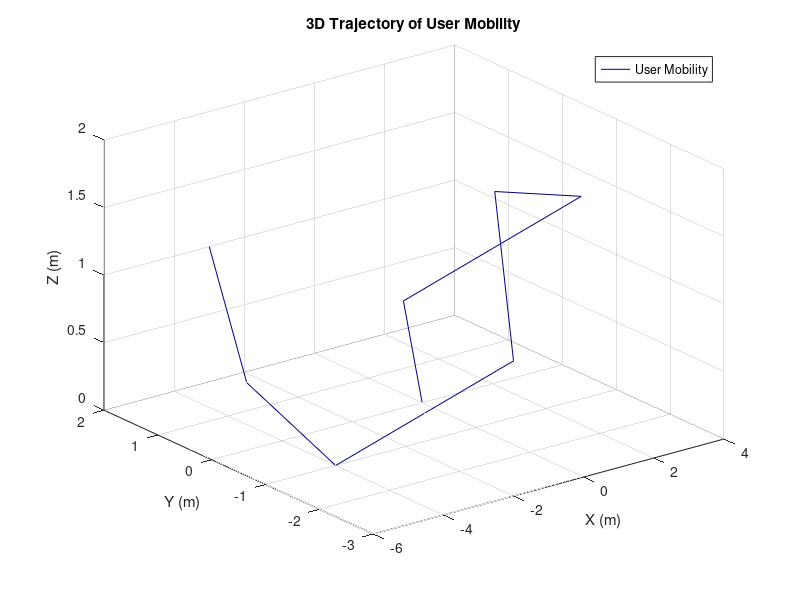
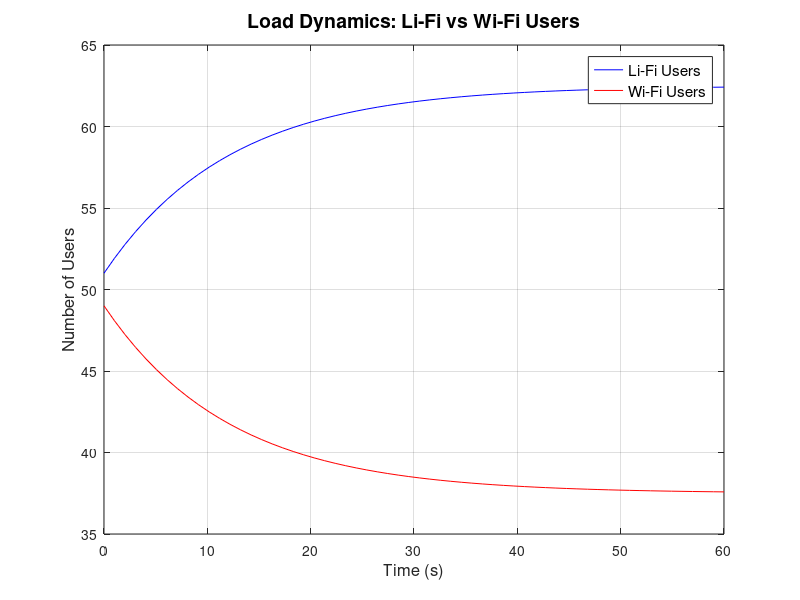
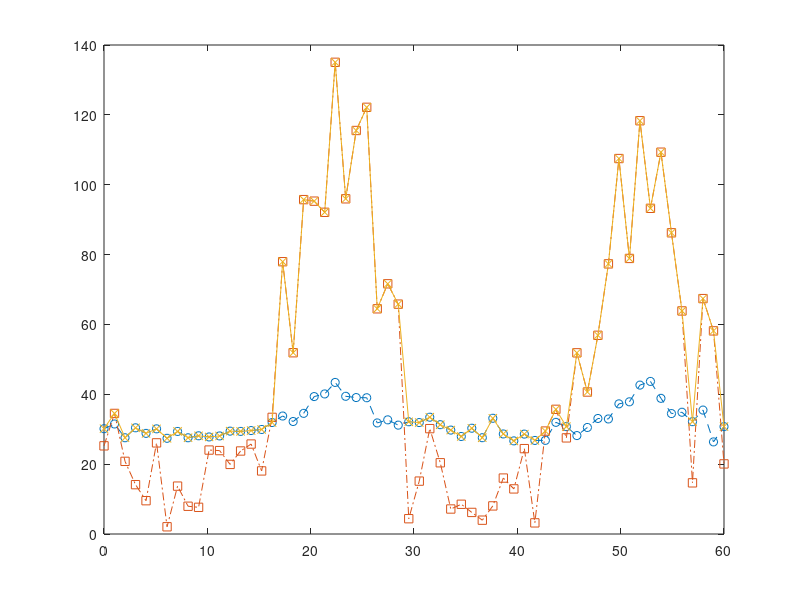

The MATLAB source for these figures, in order: (Note: this script raises an error after producing the figures.)
%% Hybrid LiFi vs WiFi Model in MATLAB
% Save this script as HybridLiFiWiFiModel.m and run it in MATLAB.

%% PART 1: Mobility Model (3D Trajectory)
% Define 10 waypoints
waypoints = [0 0 0;
             1 1 0.5;
             2 0 1;
             3 -1 1.5;
             -1 -2 2;
             -2 -3 1;
             -3 -2 0.5;
             -4 -1 0;
             -5 0 0.5;
             -3 2 1];
         
% Extract coordinates
x_positions = waypoints(:,1);
y_positions = waypoints(:,2);
z_positions = waypoints(:,3);

figure;
% Use RGB triplet for navy: [0 0 0.5]
plot3(x_positions, y_positions, z_positions, 'Color', [0 0 0.5]);
xlabel('X (m)');
ylabel('Y (m)');
zlabel('Z (m)');
title('3D Trajectory of User Mobility');
grid on;
legend('User Mobility');

%% PART 2: Markovian Load Dynamics
% Initialize parameters
lambda_rate = 0.05;
mu_rate = 0.03;
users_lifi = 50;
users_wifi = 50;
T = 60; % simulation time in seconds
timeVals = linspace(0, T, 60);
lifi_users = zeros(1, length(timeVals));
wifi_users = zeros(1, length(timeVals));

for i = 1:length(timeVals)
    dU_LiFi = lambda_rate * users_wifi - mu_rate * users_lifi;
    dU_WiFi = mu_rate * users_lifi - lambda_rate * users_wifi;
    users_lifi = users_lifi + dU_LiFi;
    users_wifi = users_wifi + dU_WiFi;
    lifi_users(i) = users_lifi;
    wifi_users(i) = users_wifi;
end

figure;
plot(timeVals, lifi_users, 'Color', [0 0 1]); % blue as [0,0,1]
hold on;
plot(timeVals, wifi_users, 'Color', [1 0 0]); % red as [1,0,0]
xlabel('Time (s)', 'FontSize', 12);
ylabel('Number of Users', 'FontSize', 12);
title('Load Dynamics: Li-Fi vs Wi-Fi Users', 'FontSize', 14);
legend('Li-Fi Users','Wi-Fi Users', 'FontSize', 11);
grid on;
hold off;

%% PART 3: Throughput Models & Adaptive Hybrid Throughput
% --- Wi-Fi Throughput Model (Realistic) ---
function throughput = wifi_throughput_model(t_vals, Pt, d0, n, shadow_std, noise_floor)
    % d(t)
    d = 3 + 2*sin(2*pi*t_vals/30);
    % Path loss in dB
    path_loss_db = 10 * n * log10(d/d0);
    % Shadowing (Gaussian)
    shadowing_db = shadow_std * randn(size(t_vals));
    total_loss_db = path_loss_db + shadowing_db;
    % Convert to linear scale
    total_loss_lin = 10.^(-total_loss_db/10);
    % Rayleigh fading (if no Statistics Toolbox, use abs(randn))
    fading = raylrnd(1, size(t_vals));
    SINR = (Pt * total_loss_lin .* fading) ./ (noise_floor + 1e-9);
    bandwidth = 20; % MHz
    throughput = bandwidth * log2(1 + SINR) + randn(size(t_vals));
end

% --- Li-Fi Throughput Model (Realistic) ---
function throughput = lifi_throughput_model(t_vals, K, ambient_noise)
    d = 3 + 2*sin(2*pi*t_vals/30);
    H = K ./ (d.^2);
    baseline = 30;   % Mbps
    amplitude = 20;  % scaling factor
    throughput = baseline + amplitude * H - ambient_noise + 2*randn(size(t_vals));
end

% --- Adaptive Hybrid Throughput Model with Hysteresis ---
function hybrid = adaptive_hybrid_throughput_model(lifi_vals, wifi_vals, margin)
    hybrid = zeros(size(lifi_vals));
    current_state = 'WiFi';
    for i = 1:length(lifi_vals)
        if strcmp(current_state, 'WiFi') && (lifi_vals(i) > wifi_vals(i) + margin)
            current_state = 'LiFi';
        elseif strcmp(current_state, 'LiFi') && (wifi_vals(i) > lifi_vals(i) + margin)
            current_state = 'WiFi';
        end
        if strcmp(current_state, 'LiFi')
            hybrid(i) = lifi_vals(i);
        else
            hybrid(i) = wifi_vals(i);
        end
    end
end

% Generate throughput data for t = 0 to 60 s
t_sim = linspace(0, 60, 60);
Pt = 50; d0 = 1.0; n = 3.0; shadow_std = 2.0; noise_floor = 1;
K = 0.7; ambient_noise = 1;
liFi_throughput_vals = lifi_throughput_model(t_sim, K, ambient_noise);
wifi_throughput_vals = wifi_throughput_model(t_sim, Pt, d0, n, shadow_std, noise_floor);
hybrid_throughput_vals = adaptive_hybrid_throughput_model(liFi_throughput_vals, wifi_throughput_vals, 2);

figure;
plot(t_sim, liFi_throughput_vals, '--o', 'DisplayName', 'Li-Fi Throughput');
hold on;
plot(t_sim, wifi_throughput_vals, '-.s', 'DisplayName', 'Wi-Fi Throughput');
plot(t_sim, hybrid_throughput_vals, '-x', 'DisplayName', 'Hybrid Throughput');
yline(30, 'k:', 'DisplayName', 'Nominal Baseline (30 Mbps)');
xlabel('Time (s)');
ylabel('Throughput (Mbps)');
title('Instantaneous Throughput: Li-Fi vs Wi-Fi vs Hybrid');
legend('show');
grid on;
hold off;

%% PART 6: LED Energy Efficiency Model (ODE Simulation)
T_sim_LED = 60; dt_LED = 0.1; 
N_steps_LED = T_sim_LED / dt_LED;  
eta = 0.8; I0 = 0.5; M0 = 0.2; dI_dt = 0.005; dM_dt = 0.002;
B = 20; N0_val = 1e-9; G = 10;
P_circuit = 5; P_receiver = 2;
C_th = 10; T_a = 300; R_th = 5;
I_val = I0; M_val = M0;
P_LED_val = eta * I_val + M_val * I_val^2;
SNR_val = G * P_LED_val / (N0_val * B);
R_led_val = B * log2(1 + SNR_val);
P_total_val = P_LED_val + P_circuit + P_receiver;
EE_val = R_led_val / P_total_val;
T_j = 310;

time_arr_LED = linspace(0, T_sim_LED, N_steps_LED);
I_arr = zeros(1, N_steps_LED);
M_arr = zeros(1, N_steps_LED);
P_LED_arr = zeros(1, N_steps_LED);
R_arr = zeros(1, N_steps_LED);
EE_arr = zeros(1, N_steps_LED);
Tj_arr = zeros(1, N_steps_LED);
P_total_arr = zeros(1, N_steps_LED);
dP_LED_dt_arr = zeros(1, N_steps_LED);
dR_dt_arr = zeros(1, N_steps_LED);
dEE_dt_arr = zeros(1, N_steps_LED);
dTj_dt_arr = zeros(1, N_steps_LED);

for i = 1:N_steps_LED
    I_arr(i) = I_val;
    M_arr(i) = M_val;
    P_LED_arr(i) = P_LED_val;
    R_arr(i) = R_led_val;
    EE_arr(i) = EE_val;
    Tj_arr(i) = T_j;
    P_total_arr(i) = P_total_val;
    
    dP_LED_dt = eta*dI_dt + 2*M_val*I_val*dI_dt + I_val^2*dM_dt;
    dR_dt = (G/(N0_val*log(2)))*(1/(1+SNR_val))*dP_LED_dt;
    dP_total_dt = dP_LED_dt;
    dEE_dt = (dR_dt * P_total_val - R_led_val * dP_total_dt) / (P_total_val^2);
    dTj_dt = (1/C_th)*(P_LED_val - (T_j - T_a)/R_th);
    
    dP_LED_dt_arr(i) = dP_LED_dt;
    dR_dt_arr(i) = dR_dt;
    dEE_dt_arr(i) = dEE_dt;
    dTj_dt_arr(i) = dTj_dt;
    
    I_val = I_val + dI_dt * dt_LED;
    M_val = M_val + dM_dt * dt_LED;
    P_LED_val = P_LED_val + dP_LED_dt * dt_LED;
    R_led_val = R_led_val + dR_dt * dt_LED;
    P_total_val = P_LED_val + P_circuit + P_receiver;
    EE_val = EE_val + dEE_dt * dt_LED;
    T_j = T_j + dTj_dt * dt_LED;
    SNR_val = G * P_LED_val / (N0_val * B);
end

figure;
subplot(2,2,1);
plot(time_arr_LED, P_LED_arr, 'Color', [0 0 1]); % blue
xlabel('Time (s)', 'FontSize', 12); ylabel('LED Power (W)', 'FontSize', 12);
title('LED Power Dynamics', 'FontSize', 14);
grid on;

subplot(2,2,2);
plot(time_arr_LED, R_arr, 'Color', [0 0.5 0]); % greenish
xlabel('Time (s)', 'FontSize', 12); ylabel('Li-Fi Throughput (Mbps)', 'FontSize', 12);
title('Li-Fi Throughput from LED Dynamics', 'FontSize', 14);
grid on;

subplot(2,2,3);
plot(time_arr_LED, EE_arr, 'Color', [1 0 1]); % magenta
xlabel('Time (s)', 'FontSize', 12); ylabel('Energy Efficiency (Mbps/W)', 'FontSize', 12);
title('Energy Efficiency Over Time (Li-Fi)', 'FontSize', 14);
grid on;

subplot(2,2,4);
plot(time_arr_LED, Tj_arr, 'Color', [1 0 0]); % red
xlabel('Time (s)', 'FontSize', 12); ylabel('Junction Temperature (K)', 'FontSize', 12);
title('LED Junction Temperature', 'FontSize', 14);
grid on;
sgtitle('LED ODE Dynamics', 'FontSize', 16);

%% PART 8: Analysis of ODE Effects on Throughput
wifi_throughput_ode = wifi_throughput_model(time_arr_LED, Pt, d0, n, shadow_std, noise_floor);
hybrid_throughput_ode = adaptive_hybrid_throughput_model(R_arr, wifi_throughput_ode, 2);

figure;
subplot(2,2,1);
plot(time_arr_LED, dP_LED_dt_arr, 'Color', [0.5 0 0.5]);  % purple
ylabel('dP_{LED}/dt (W/s)', 'FontSize', 12); xlabel('Time (s)', 'FontSize', 12);
yyaxis right;
plot(time_arr_LED, R_arr, '--', 'Color', [0 0.5 0]); % dark green
ylabel('Li-Fi Throughput (Mbps)', 'FontSize', 12);
title('Effect of LED Power Change on Li-Fi Throughput', 'FontSize', 14);
legend('dP_{LED}/dt', 'Li-Fi Throughput', 'FontSize', 10);
grid on;

subplot(2,2,2);
plot(time_arr_LED, dR_dt_arr, 'Color', [0.6 0.3 0]);  % brown
ylabel('dR/dt (Mbps/s)', 'FontSize', 12); xlabel('Time (s)', 'FontSize', 12);
yyaxis right;
plot(time_arr_LED, R_arr, '--', 'Color', [0 0.5 0]);
ylabel('Li-Fi Throughput (Mbps)', 'FontSize', 12);
title('Impact of Data Rate Change on Li-Fi Throughput', 'FontSize', 14);
legend('dR/dt', 'Li-Fi Throughput', 'FontSize', 10);
grid on;

subplot(2,2,3);
plot(time_arr_LED, dEE_dt_arr, 'Color', [1 0.5 0], 'Marker', 'o');  % orange
xlabel('Time (s)', 'FontSize', 12); ylabel('dEE/dt (bits/J/s)', 'FontSize', 12);
title('Dynamics of Energy Efficiency (Li-Fi)', 'FontSize', 14);
legend('dEE/dt', 'FontSize', 10);
grid on;

subplot(2,2,4);
plot(time_arr_LED, dTj_dt_arr, 'Color', [0 1 1], 'Marker', 'o'); % cyan: [0 1 1]
ylabel('dT_{j}/dt (K/s)', 'FontSize', 12); xlabel('Time (s)', 'FontSize', 12);
yyaxis right;
plot(time_arr_LED, Tj_arr, '--', 'Color', [1 0 0], 'Marker', 'x'); % red
ylabel('T_{j} (K)', 'FontSize', 12);
title('Thermal Dynamics: Temperature Change and Level', 'FontSize', 14);
legend('dT_{j}/dt', 'T_{j}', 'FontSize', 10);
grid on;
sgtitle('Analysis of ODE Effects on Li-Fi Throughput', 'FontSize', 16);

%% PART 9: Effect of User Mobility on Li-Fi Throughput
% Define a random-walk mobility function (local function at end)
num_steps = 100;
step_size = 0.5;
initial_position = [5, 5, 1];  % Starting position of the user
mobility_positions = random_walk_mobility(initial_position, num_steps, step_size);

% Assume the AP is at the origin [0, 0, 0]
AP = [0, 0, 0];
distances = vecnorm(mobility_positions - AP, 2, 2);

% Compute Li-Fi throughput based on mobility using a Lambertian model:
baseline = 30;      % Mbps baseline
amplitude = 20;     % scaling factor
K = 0.7;            % channel gain constant
ambient_noise = 1;  % ambient noise level
noise_mobility = 2 * randn(num_steps,1);
liFi_throughput_mobility = baseline + amplitude*(K./(distances.^2)) - ambient_noise + noise_mobility;

figure;
plot(1:num_steps, liFi_throughput_mobility, 'o-', 'Color', [0 0 1]);
xlabel('Time Step', 'FontSize', 12);
ylabel('Li-Fi Throughput (Mbps)', 'FontSize', 12);
title('Effect of User Mobility on Li-Fi Throughput', 'FontSize', 14);
legend('Li-Fi Throughput', 'FontSize', 11);
grid on;

%% Local function: Random Walk Mobility
function pos = random_walk_mobility(initial_position, num_steps, step_size)
    pos = zeros(num_steps, 3);
    pos(1,:) = initial_position;
    for i = 2:num_steps
        pos(i,:) = pos(i-1,:) + (rand(1,3) - 0.5) * step_size;
    end
end
